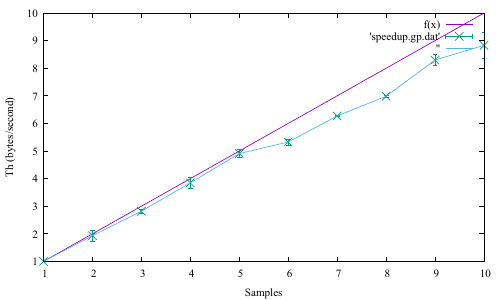

Recreate this plot in gnuplot.
set terminal pdfcairo font "Times-New-Roman,12"
set output 'speedup.pdf'
set key inside right top vertical Right noreverse noenhanced autotitles nobox
set datafile missing '-'
set style data linespoints
#set xtics border in scale 1,0.5 nomirror rotate by -45  offset character 0, 0, 0 autojustify
#set xtics norangelimit font ",8"
#set xtics autofreq 5
#set xtics 1,60
#set yrange [1:100]
set xlabel "Samples"
set ylabel "Th (bytes/second)"
f(x) = x
plot f(x), \
   'speedup.gp.dat' with yerrorbars, '' with lines
